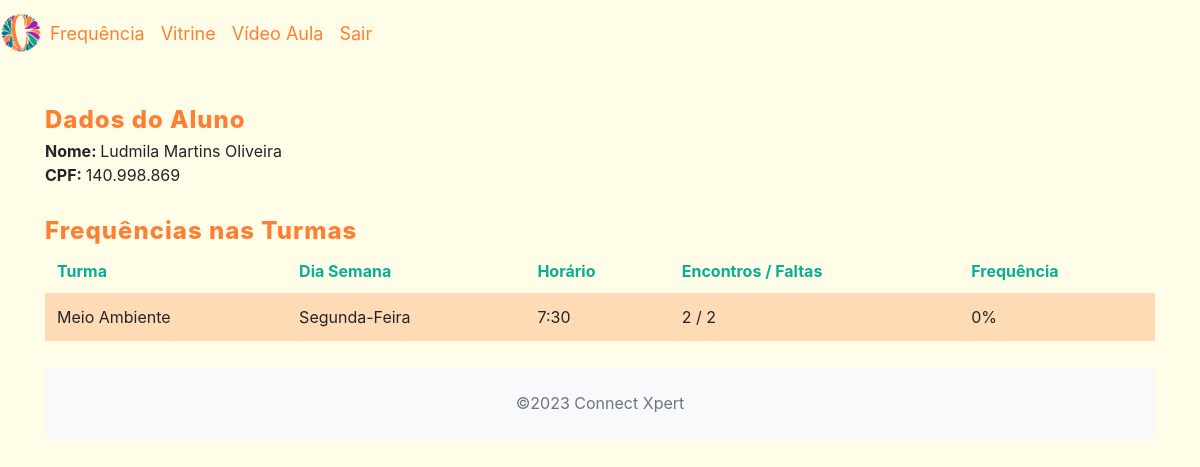
The page /crud_connectxpert/app/controller/FrequenciaController.php?action=listFrequenciaAluno (signed in) on the database its author committed.
### tables this page shows
CREATE TABLE `aluno` (
  `id_aluno` int(11) NOT NULL,
  `nome_aluno` varchar(100) NOT NULL,
  `nascimento_aluno` date NOT NULL,
  `telefone` varchar(20) NOT NULL,
  `nome_responsavel` varchar(60) NOT NULL,
  `sexo_aluno` enum('feminino','masculino','outros') NOT NULL,
  `login_aluno` varchar(15) NOT NULL,
  `senha_aluno` varchar(15) NOT NULL,
  `historico` text NOT NULL,
  `cpf_aluno` varchar(20) NOT NULL,
  `rg_aluno` varchar(20) NOT NULL,
  `email_aluno` varchar(100) NOT NULL,
  `end_rua` varchar(95) NOT NULL,
  `end_bairro` varchar(95) NOT NULL,
  `end_cidade` varchar(95) NOT NULL,
  `end_estado` varchar(95) NOT NULL,
  `end_numero` int(11) NOT NULL,
  `end_complemento` varchar(100) DEFAULT NULL,
  `id_ie` int(11) NOT NULL,
  `situacao` enum('disponivel','indisponivel') NOT NULL,
  `foto` varchar(60) NOT NULL
);

CREATE TABLE `turma_aluno` (
  `id_turma_aluno` int(11) NOT NULL,
  `id_turma` int(11) NOT NULL,
  `id_aluno` int(11) NOT NULL
);

CREATE TABLE `turma` (
  `id_turma` int(11) NOT NULL,
  `nome_turma` varchar(60) NOT NULL,
  `num_alunos` int(11) NOT NULL,
  `horario` varchar(45) NOT NULL,
  `dia_semana` varchar(60) NOT NULL
);

### crud_connectxpert/app/controller/FrequenciaController.php (called while the page is built, shortened)
<?php
require_once(__DIR__ . "/../dao/FrequenciaDAO.php");
require_once(__DIR__ . "/../dao/AlunoDAO.php");
class FrequenciaController extends Controller {
    private FrequenciaDAO $frequenciaDao;
    private AlunoDAO      $alunoDao;
    public function __construct() {
        $this->frequenciaDao = new FrequenciaDAO();
        $this->alunoDao = new AlunoDAO ();
        $this->handleAction();
    }
    protected function listFrequenciaAluno(string $msgErro = "", string $msgSucesso = "") {
        $idAlunoLogado = $_SESSION[SESSAO_administrador_ID];
        $frequencias = $this->frequenciaDao->listFrequenciaAluno($idAlunoLogado);
        $dados["frequencias"] = $frequencias;
        $dados["aluno"] = $this->alunoDao->findById($idAlunoLogado);
        $this->loadView("frequencia/listFrequenciaAluno.php", $dados,  $msgErro, $msgSucesso);
    }
}
$frequenciaCont = new FrequenciaController();

### crud_connectxpert/app/model/Aluno.php (called while the page is built, shortened)
<?php
class Aluno {
    private $nomeAluno;
    private $cpfAluno;
    public function getNomeAluno()
    {
        return $this->nomeAluno;
    }
    public function setNomeAluno($nomeAluno): self
    {
        $this->nomeAluno = $nomeAluno;
        return $this;
    }
    public function getCpfAluno()
    {
        return $this->cpfAluno;
    }
    public function setCpfAluno($cpfAluno)
    {
        $this->cpfAluno = $cpfAluno;
        return $this;
    }
}

### crud_connectxpert/app/dao/AlunoDAO.php (called while the page is built, shortened)
<?php
include_once(__DIR__ . "/../model/Aluno.php");
class AlunoDAO {
    public function findById(int $id) {
        $conn = Connection::getConn();
        $sql = "SELECT * FROM aluno a" .
               " WHERE a.id_aluno = ?";
        $stm = $conn->prepare($sql);
        $stm->execute([$id]);
        $result = $stm->fetchAll();
        $alunos = $this->mapAlunos($result);
        if(count($alunos) == 1)
            return $alunos[0];
        elseif(count($alunos) == 0)
            return null;
        die("AlunoDAO.findById()" .
            " - Erro: mais de um aluno encontrado.");
    }
    private function mapAlunos($result) {
        $alunos = array();
        foreach ($result as $reg) {
            $aluno = new Aluno();
            $aluno->setIdAluno($reg['id_aluno']);
            $aluno->setNomeAluno($reg['nome_aluno']);
            $aluno->setNascimentoAluno($reg['nascimento_aluno']);
            $aluno->setTelefone($reg['telefone']);
            $aluno->setNomeResponsavel($reg['nome_responsavel']);
            $aluno->setSexoAluno($reg['sexo_aluno']);
            $aluno->setCpfAluno($reg['cpf_aluno']);
            $aluno->setRgAluno($reg['rg_aluno']);
            $aluno->setEmailAluno($reg['email_aluno']);
            $aluno->setLoginAluno($reg['login_aluno']);
            $aluno->setSenhaAluno($reg['senha_aluno']);
            $aluno->setHistorico($reg['historico']);
            $aluno->setEndRua($reg['end_rua']);
            $aluno->setEndBairro($reg['end_bairro']);
            $aluno->setEndCidade($reg['end_cidade']);
            $aluno->setEndEstado($reg['end_estado']);
            $aluno->setEndNumero($reg['end_numero']);
            $aluno->setEndComplemento($reg['end_complemento']);
            $aluno->setSituacao($reg['situacao']);
            $aluno->setFoto($reg['foto']);
            $aluno->setIdIe($reg['id_ie']);
            array_push($alunos, $aluno);
        }
        return $alunos;
    }
}

### crud_connectxpert/app/model/FrequenciaAluno.php (called while the page is built, shortened)
<?php
class FrequenciaAluno {
   private $nomeTurma;
   private $horario;
   private $diaSemana;
   private $totalEncontros;
   private $totalFaltas;
   public function getNomeTurma()
   {
      return $this->nomeTurma;
   }
   public function setNomeTurma($nomeTurma)
   {
      $this->nomeTurma = $nomeTurma;
      return $this;
   }
   public function getHorario()
   {
      return $this->horario;
   }
   public function setHorario($horario)
   {
      $this->horario = $horario;
      return $this;
   }
   public function getDiaSemana()
   {
      return $this->diaSemana;
   }
   public function setDiaSemana($diaSemana)
   {
      $this->diaSemana = $diaSemana;
      return $this;
   }
   public function getTotalEncontros()
   {
      return $this->totalEncontros;
   }
   public function setTotalEncontros($totalEncontros)
   {
      $this->totalEncontros = $totalEncontros;
      return $this;
   }
   public function getTotalFaltas()
   {
      return $this->totalFaltas;
   }
   public function setTotalFaltas($totalFaltas)
   {
      $this->totalFaltas = $totalFaltas;
      return $this;
   }
   public function getFrequencia()
   {
      return 100 - (($this->totalFaltas / $this->totalEncontros) * 100);
   }
}

### crud_connectxpert/app/dao/FrequenciaDAO.php (called while the page is built, shortened)
<?php
include_once(__DIR__ . "/../model/FrequenciaAluno.php");
include_once(__DIR__ . "/../model/Aluno.php");
class FrequenciaDAO {
    public function listFrequenciaAluno($idAluno) {
        $conn = Connection::getConn();
        $sql = "SELECT ta.id_turma_aluno, t.id_turma, t.nome_turma, t.horario, t.dia_semana,
	    (SELECT count(sub.id_encontro) FROM encontro sub WHERE sub.id_turma = t.id_turma) AS total_encontros,
        (SELECT count(sub.id_frequencia) FROM frequencia sub WHERE sub.id_turma_aluno = ta.id_turma_aluno AND sub.condicao = 'ausente') AS total_faltas
        FROM turma_aluno ta
        JOIN turma t ON (t.id_turma = ta.id_turma)
        WHERE ta.id_aluno = ?";
        $stm = $conn->prepare($sql);
        $stm->execute([$idAluno]);
        $result = $stm->fetchAll();
        $frequencias = $this->mapFrequenciaAluno($result);
        return $frequencias;
    }
   private function mapFrequenciaAluno($result) {
        $frequencias = array();
        foreach ($result as $reg) {
            $frequencia = new FrequenciaAluno();
            $frequencia->setIdTurmaAluno($reg['id_turma_aluno']);
            $frequencia->setIdTurma($reg['id_turma']);
            if(isset($reg['nome_turma'])) {
                $frequencia->setNomeTurma($reg['nome_turma']);
                $frequencia->setHorario($reg['horario']);
                $frequencia->setDiaSemana($reg['dia_semana']);
            }
            $frequencia->setTotalEncontros($reg['total_encontros']);
            $frequencia->setTotalFaltas($reg['total_faltas']);
            array_push($frequencias, $frequencia);
        }
        return $frequencias;
    }
   }

### crud_connectxpert/app/view/frequencia/listFrequenciaAluno.php (the view, shortened to what this page needs)
<?php
require_once(__DIR__ . "/../include/header.php");
require_once(__DIR__ . "/../include/menu.php");
echo '<link rel="stylesheet" href="' . BASEURL . '/view/turma/turmastyle.css">';
?>
    <div class="container">
    <div class="row" style="margin-top: 10px;">
        <h3 class="col-4">Dados do Aluno</h3>
        </div>
        <div class="row" style="margin-top: 10px;">
        <div class="col-12">
            <span style="font-weight: bold;">Nome: </span> <?= $dados["aluno"]->getNomeAluno(); ?>
        </div>
        <div class="col-12">
            <span style="font-weight: bold;">CPF: </span> <?= $dados["aluno"]->getCpfAluno(); ?>
        </div>
    </div>
    <div class="row">
        <h3 class="col-4"> Frequências nas Turmas </h3>
    </div>
    <div class="row" style="margin-top: 10px;" >
        <div class="col-12">
            <table id="tabFrequencia" class='table table-striped'>
                <thead>
                    <tr class="topicos">
                        <th>Turma</th>
                        <th>Dia Semana</th>
                        <th>Horário</th>
                        <th>Encontros / Faltas</th>
                        <th>Frequência</th>
                    </tr>
                </thead>
                <tbody>
                    <?php foreach($dados["frequencias"] as $freq): ?>
                        <tr>
                            <td><?= $freq->getNomeTurma(); ?></td>
                            <td><?= $freq->getDiaSemana(); ?></td>
                            <td><?= $freq->getHorario(); ?></td>
                            <td><?= $freq->getTotalEncontros() . " / " . $freq->getTotalFaltas(); ?></td>
                            <td><?= $freq->getFrequencia() . "%"; ?></td>
                        </tr>
                    <?php endforeach; ?>
                </tbody>
            </table>
        </div>
    </div>
<?php
require_once(__DIR__ . "/../include/footer.php")
?>

### crud_connectxpert/app/view/turma/turmastyle.css (style rules this page uses)
body { background-color: #fffde7; }
h3 { width: 100px; height: 45px; top: 30px; color: rgba(255, 127, 50, 1); font-style: normal; font-size: 24px; font-weight: 800; line-height: 1.2; letter-spacing: 1px; text-decoration: none; text-transform: none; }
.topicos { width: 102.5px; height: 14.73px; left: 135px; top: 187.82px; color: rgba(10, 174, 148, 1); font-style: normal; font-size: 16px; font-weight: 600; line-height: 1.2; letter-spacing: 0px; text-decoration: none; }
.table-striped tbody tr:nth-of-type(odd) { background-color: rgba(255, 129, 50, 0.274) !important; }
.table td, .table th { border-top: 0px solid transparent !important; }
.table thead th { border-bottom: 0px solid transparent !important; }

### rows shown on the page
aluno: nome_aluno "Ludmila Martins Oliveira", cpf_aluno "140.998.869"
turma_aluno: id_turma.nome_turma "Meio Ambiente", id_turma.dia_semana "Segunda-Feira", id_turma.horario "7:30", TotalEncontros "2", TotalFaltas "2", Frequencia "0"
